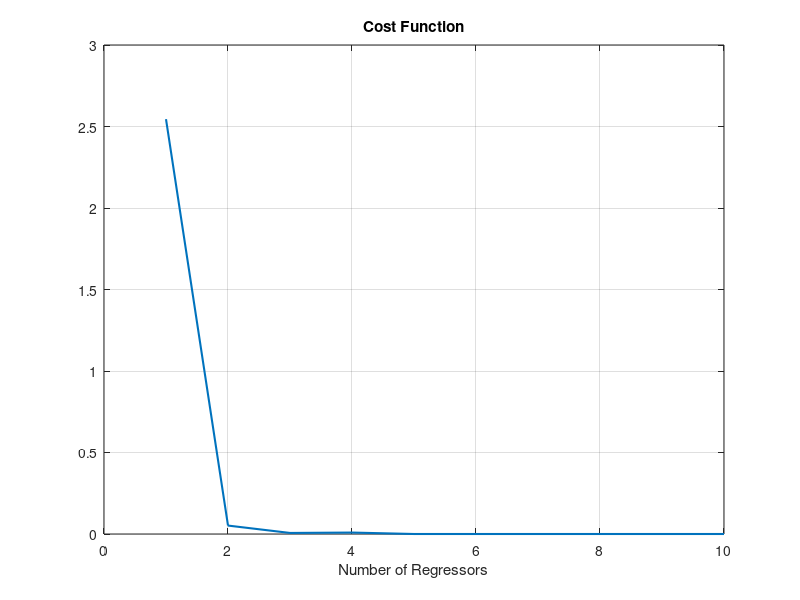
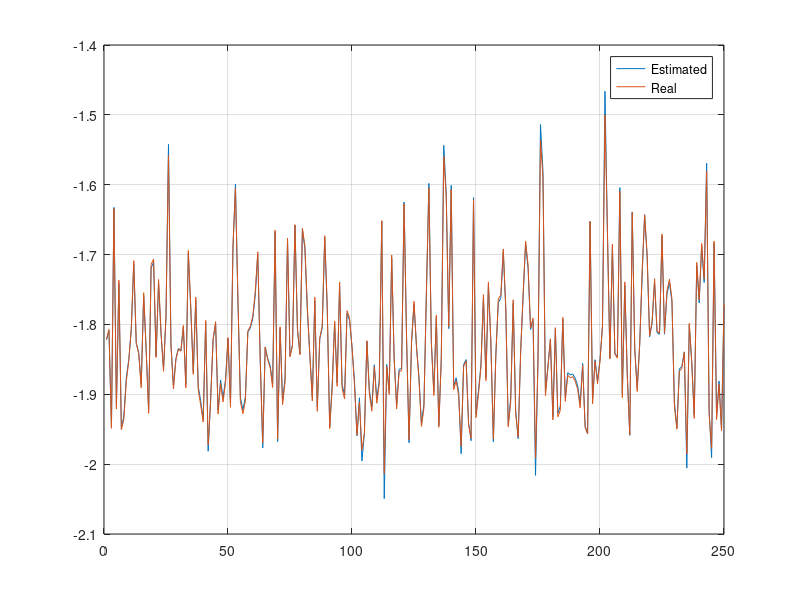
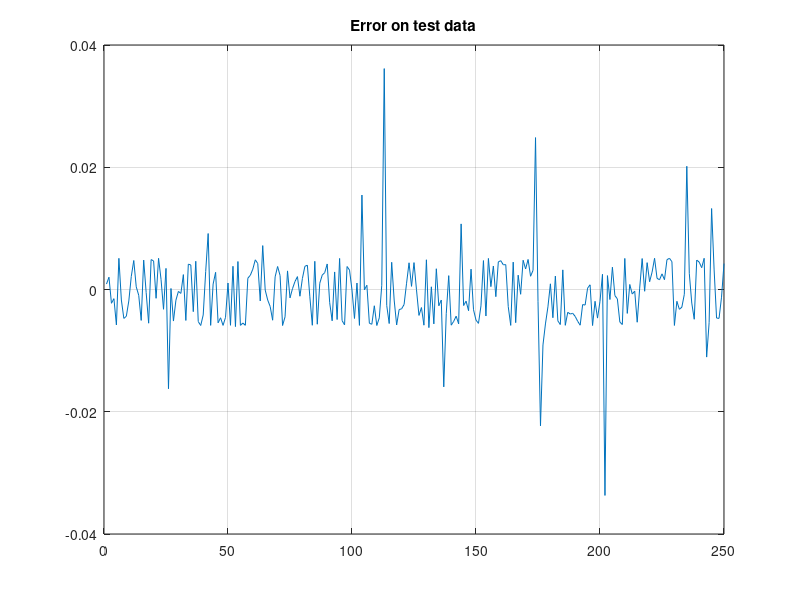

These charts were generated, in order, by the following MATLAB code: (Note: this script raises an error after producing the figures.)
clc
clear all
close all
%%
load ('data')
nn=1;
if nn==1
    noise='without noise'
    elseif nn==2
        noise='Low_noise'
    elseif nn==3
        noise='Medium noise'
    elseif nn==4
        noise='Medium noise'
end
y=data(:,nn);
u=data(:,5);
len_train=750;
Y_Train=y(1:len_train,1);
Y_Test=y(len_train+1:end,1);

X=[u.^0 u.^1 u.^2 u.^3 u.^4 u.^5 u.^6 u.^7 u.^8 u.^9];
%% 
X_train=X(1:len_train,:);
X_test=X(len_train+1:end,:);

%%
Xtrain_new=[];
Xtest_new=[];
Xtrain_base=X(1:len_train,:);
Xtest_base=X(len_train+1:end,:);

for j=1:size(X,2)
    
    for i=1:size(X_train,2)
        tp_train=[Xtrain_new X_train(:,i)];
        tp_test=[Xtest_new X_test(:,i)];
        teta_hat=inv(((tp_train)')*tp_train)*((tp_train)')*Y_Train;
        y_hat=tp_test*teta_hat;
        er=Y_Test-y_hat;
        J(i)=sum(er.^2);
    end
    
    [m,r]=min(J);
    Error(j)=m;
    J(r)=[];
    for k=1:size(X(1:len_train,:),2)
        if X_train(:,r)==X(1:len_train,k)
            num(j)=k;
        end
    end
    Xtrain_new=[Xtrain_new X_train(:,r)];
    Xtest_new=[Xtest_new X_test(:,r)];
    X_train(:,r)=[];
    X_test(:,r)=[];
end
disp(strcat('Order Of Important Regressors Forward Selection =  ',num2str(num)));
figure
plot(Error,'LineWidth',1.5)
xlabel('Number of Regressors')
title('Cost Function')
grid on
%%
se=4;
Xtrain_new=Xtrain_base(:,num(1:se));
Xtest_new=Xtest_base(:,num(1:se));
teta_hat=inv(((Xtrain_new)')*Xtrain_new)*((Xtrain_new)')*Y_Train;
y_hat=Xtest_new*teta_hat;

figure
plot(y_hat);
hold on;
plot(Y_Test);
grid on
legend('Estimated','Real')


e_new=Y_Test-y_hat;
E=(Y_Test-y_hat)'*(Y_Test-y_hat);
figure
plot(e_new)
grid on
title('Error on test data')

display(mse(e_new),'MSE of Error in Test Data');




